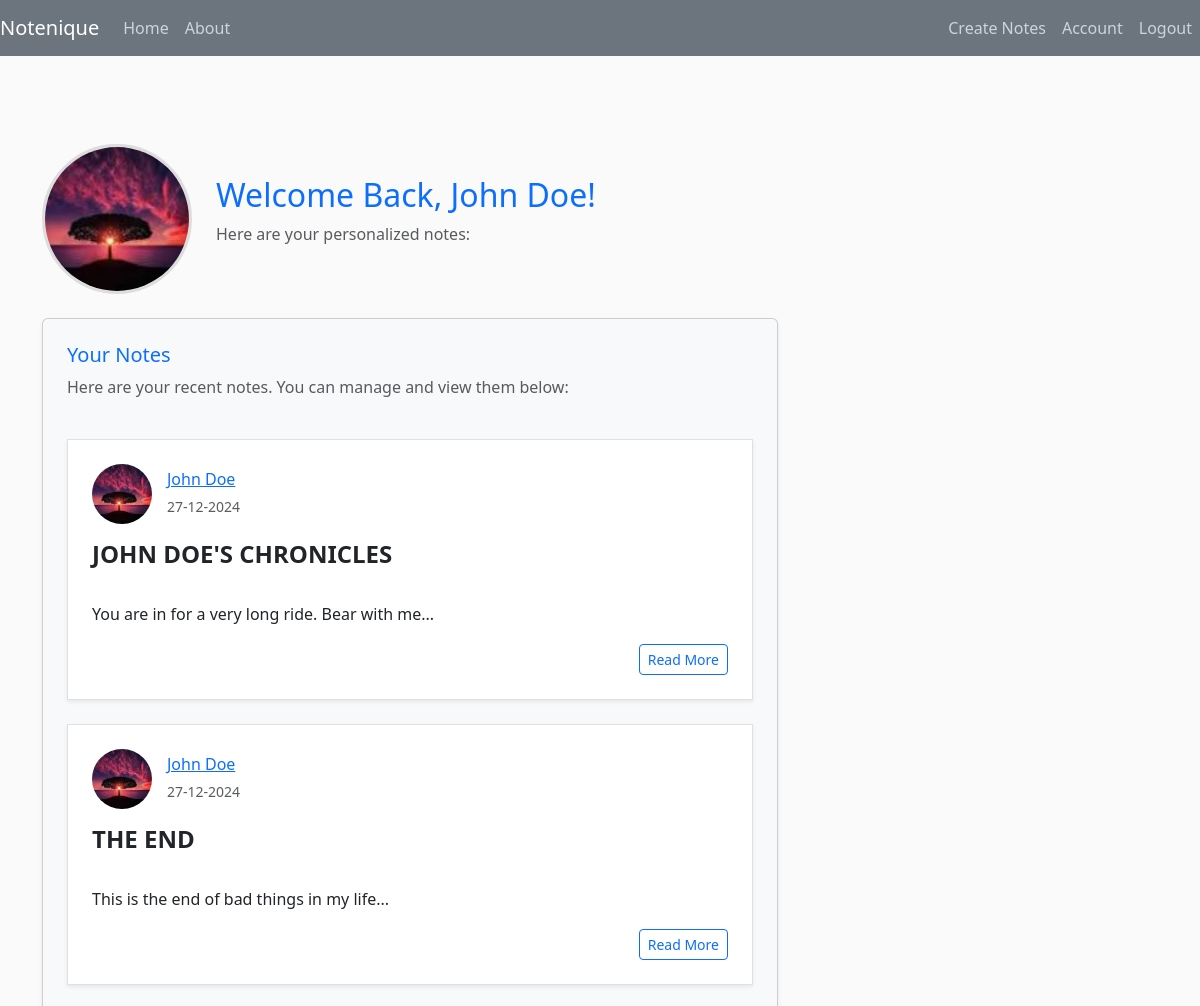
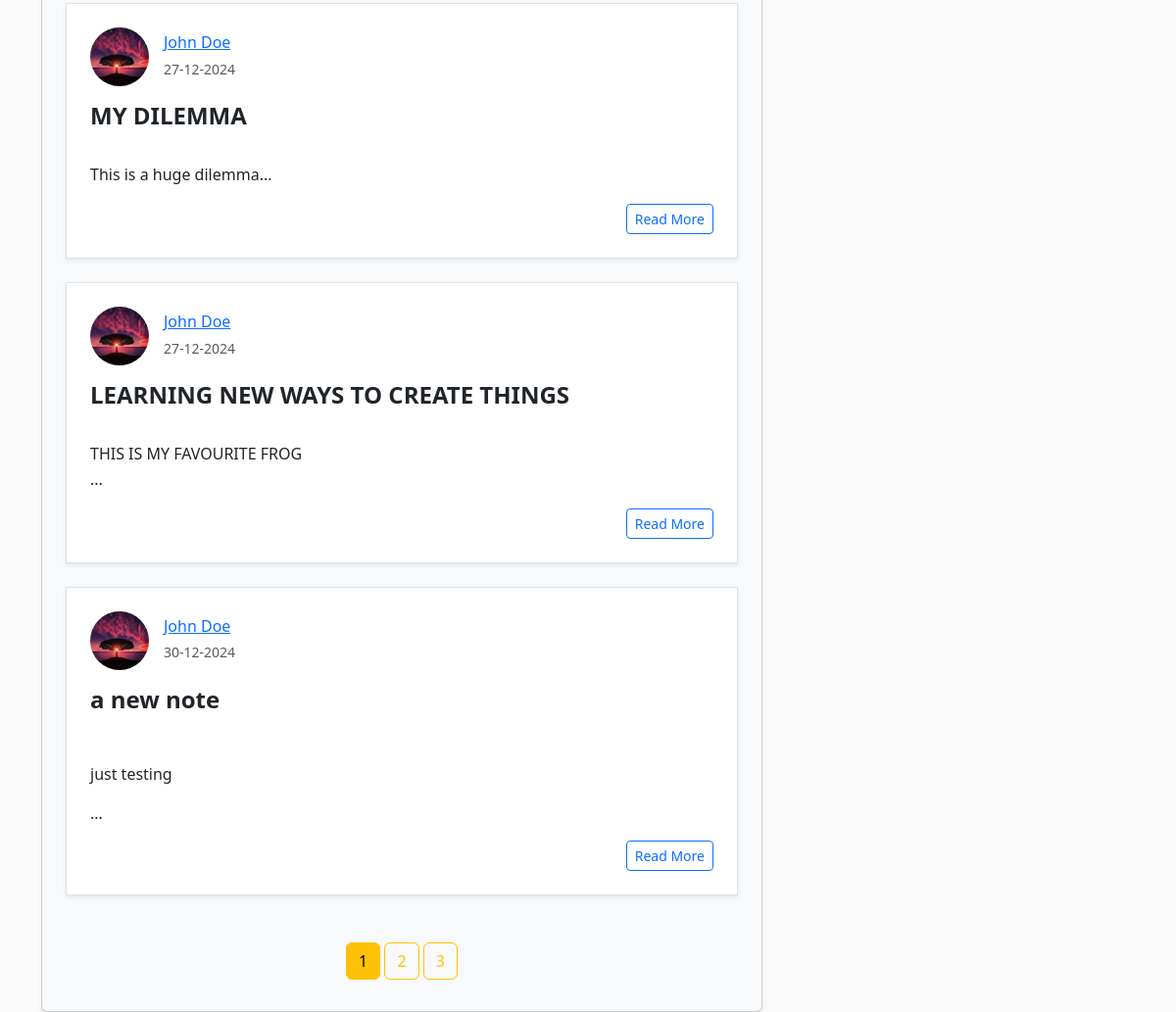
/home (signed in), run on the app's committed database (2 pictures, top to bottom).
### notenique/models.py (models this page shows, shortened)
class User(db.Model, UserMixin):
  id = db.Column(db.Integer, primary_key=True)
  username = db.Column(db.String(20), unique=True, nullable=False)
  email = db.Column(db.String(20), unique=True, nullable=False)
  image_file = db.Column(db.String(20), nullable=False, default='default.jpg')
  password = db.Column(db.String(70), nullable=False)
  notes = db.relationship('Note', backref='author', lazy=True)

class Note(db.Model):
  id = db.Column(db.Integer, primary_key=True)
  title = db.Column(db.String(100), nullable=False)
  date_posted = db.Column(db.DateTime, nullable=False, default=datetime.now(timezone.utc))
  content = db.Column(db.Text, nullable=False, )
  user_id = db.Column(db.Integer, db.ForeignKey('user.id'), nullable=False)

### notenique/routes.py (the view)
@app.route("/")
@app.route('/home', methods=['GET'])
def home():
    page = request.args.get('page', 1, type=int)  # Get the current page number from the request
    per_page = 5
    if current_user.is_authenticated:
        notes = Note.query.filter_by(author=current_user).paginate(page=page, per_page=per_page, error_out=False)
    else:
        notes = Note.query.paginate(page=page, per_page=5)
    return render_template('home.html', notes=notes)

### notenique/models.py (called while the page is built)
@login_manager.user_loader
def load_user(user_id):
  return User.query.get(int(user_id))

### notenique/templates/home.html (shortened to what this page needs)
{% extends "layout.html" %}
{% block content %}
    {% if current_user.is_authenticated %}
        <div class="d-flex align-items-center mt-5 mb-4">
            <div class="me-4">
                <img src="{{ url_for('static', filename='photo/' + current_user.image_file) }}" class="rounded-circle" alt="Profile Picture" style="width: 150px; height: 150px; object-fit: cover; border: 3px solid #ddd;">
            </div>
            <div>
                <h2 class="text-primary">Welcome Back, {{ current_user.username }}!</h2>
                <p class="text-muted">Here are your personalized notes:</p>
            </div>
        </div>
        <div class="card p-4 mt-4 shadow-sm rounded-lg" style="background-color: #f8f9fa;">
            <h5 class="card-title text-primary">Your Notes</h5>
            <p class="text-muted">Here are your recent notes. You can manage and view them below:</p>
            {% if notes.items|length == 0 %}
                <p class="text-muted">You currently have no notes. Start creating some!</p>
            {% else %}
                <div class="mt-4">
                    {% for note in notes.items %}
                        {% if note.author and note.author.id == current_user.id %}
                            <article class="mb-4 p-4 border rounded-lg shadow-sm bg-white">
                                <div class="d-flex align-items-center mb-3">
                                    <img class="rounded-circle" src="{{ url_for('static', filename='photo/' + note.author.image_file) }}" alt="profile photo" style="width: 60px; height: 60px; object-fit: cover; margin-right: 15px;">
                                    <div>
                                        <h6 class="mb-1"><a href="#" class="text-primary">{{ note.author.username }}</a></h6>
                                        <small class="text-muted">{{ note.date_posted.strftime('%d-%m-%Y') }}</small>
                                    </div>
                                </div>
                                <h4 class="article-title text-dark" style="font-weight: bold;">
                                    {{ note.title }}
                                </h4>
                                <p class="article-content text-dark" style="line-height: 1.6;">
                                    {{ note.content[:200] | safe }}...
                                </p>
                                <div class="d-flex justify-content-end">
                                    <a href="{{ url_for('note', note_id=note.id) }}" class="btn btn-outline-primary btn-sm">Read More</a>
                                </div>
                            </article>
                        {% endif %}
                    {% endfor %}
                </div>
            {% endif %}
            {% if notes.pages > 1 %}
                <div class="text-center mt-4">
                    {% for page_num in notes.iter_pages(left_edge=1, right_edge=1, left_current=1, right_current=2) %}
                        {% if page_num %}
                            {% if notes.page == page_num %}
                                <a class="btn btn-warning mb-2" href="{{ url_for('home', page=page_num) }}">{{ page_num }}</a>
                            {% else %}
                                {% if notes.items %}
                                    <a class="btn btn-outline-warning mb-2" href="{{ url_for('home', page=page_num) }}">{{ page_num }}</a>
                                {% endif %}
                            {% endif %}
                        {% else %}
                            <span>.....</span>
                        {% endif %}
                    {% endfor %}
                </div>
            {% endif %}
        </div>
    {% endif %}
{% endblock content %}

### notenique/templates/layout.html (shortened to what this page needs)
<!DOCTYPE html>
<html>
<head>
    <link href="https://cdn.jsdelivr.net/npm/bootstrap@5.3.3/dist/css/bootstrap.min.css" rel="stylesheet">
    <link rel="stylesheet" type="text/css" href="{{ url_for('static', filename='main.css') }}">
</head>
<body>
    <header class="site-header">
      <nav class="navbar navbar-expand-md navbar-dark bg-secondary fixed-top">
        <a class="navbar-brand"  href="/">Notenique</a>
        <div class="collapse navbar-collapse justify-content-between" id="navbarSupportedContent">
          <ul class="navbar-nav me-auto">
              <li class="nav-item active">
                  <a class="nav-item nav-link" href="{{ url_for('home') }}">Home</a>
              </li>
              <li class="nav-item">
                  <a class="nav-item nav-link" href="{{ url_for('about') }}">About</a>
              </li>
          </ul>
          <ul class="navbar-nav">
              {% if current_user.is_authenticated %}
              <li class="nav-item active">
                <a class="nav-item nav-link" href="{{ url_for('new_note') }}">Create Notes</a>
              </li>
                <li class="nav-item active">
              <li class="nav-item active">
                <a class="nav-item nav-link" href="{{ url_for('account') }}">Account</a>
              </li>
                <li class="nav-item active">
                <a class="nav-item nav-link" href="{{ url_for('logout') }}">Logout</a>
                </li>
            {% endif %}
            </ul>
          </div>
      </nav>
    </header>
    <main role="main" class="container">
      <div class="row">
        <div class="col-md-8">
          {% block content %}{% endblock %}
        </div>
      </div>
    </main>
  </body>
</html>

### notenique/static/main.css (style rules this page uses)
* { padding: 0; margin: 0; box-sizing: border-box; }
body { background: #fafafa; color: #333333; margin-top: 6rem; }
h1, h2, h3, h4, h5, h6 { color: #444444; }
.site-header .navbar-nav .nav-link { color: #cbd5db; }
.article-title { color: #444444; }
.article-content { white-space: pre-line; }

### data on the page
User: image_file (picture), username "John Doe"
Note: image_file (picture), author.username "John Doe", date_posted "27-12-2024", title "JOHN DOE'S CHRONICLES", content "You are in for a very long ride. Bear with me"
Note: image_file (picture), author.username "John Doe", date_posted "27-12-2024", title "THE END", content "This is the end of bad things in my life"
Note: image_file (picture), author.username "John Doe", date_posted "27-12-2024", title "MY DILEMMA", content "This is a huge dilemma"
Note: image_file (picture), author.username "John Doe", date_posted "27-12-2024", title "LEARNING NEW WAYS TO CREATE THINGS", content "THIS IS MY FAVOURITE FROG"
Note: image_file (picture), author.username "John Doe", date_posted "30-12-2024", title "a new note", content "just testing"

### other printed values
{{ page_num }} "1"
{{ page_num }} "2" "3"
